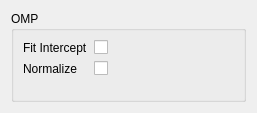
<?xml version="1.0" encoding="UTF-8"?>
<ui version="4.0">
 <class>Form</class>
 <widget class="QWidget" name="Form">
  <property name="geometry">
   <rect>
    <x>0</x>
    <y>0</y>
    <width>257</width>
    <height>113</height>
   </rect>
  </property>
  <property name="sizePolicy">
   <sizepolicy hsizetype="Ignored" vsizetype="Ignored">
    <horstretch>0</horstretch>
    <verstretch>0</verstretch>
   </sizepolicy>
  </property>
  <property name="windowTitle">
   <string>Form</string>
  </property>
  <layout class="QVBoxLayout" name="verticalLayout">
   <item>
    <widget class="QGroupBox" name="formGroupBox">
     <property name="title">
      <string>OMP</string>
     </property>
     <layout class="QFormLayout" name="formLayout">
      <property name="fieldGrowthPolicy">
       <enum>QFormLayout::AllNonFixedFieldsGrow</enum>
      </property>
      <item row="0" column="0">
       <widget class="QLabel" name="fitInterceptLabel">
        <property name="text">
         <string>Fit Intercept</string>
        </property>
       </widget>
      </item>
      <item row="0" column="1">
       <widget class="QCheckBox" name="fitInterceptCheckBox">
        <property name="toolTip">
         <string>whether to calculate the intercept for this model. If set to false,
no intercept will be used in calculations (e.g. data is expected to
be already centered).</string>
        </property>
        <property name="whatsThis">
         <string>http://scikit-learn.org/stable/modules/generated/sklearn.linear_model.OrthogonalMatchingPursuit.html</string>
        </property>
       </widget>
      </item>
      <item row="1" column="0">
       <widget class="QLabel" name="normalizeLabel">
        <property name="text">
         <string>Normalize</string>
        </property>
       </widget>
      </item>
      <item row="1" column="1">
       <widget class="QCheckBox" name="normalizeCheckBox">
        <property name="toolTip">
         <string>This parameter is ignored when fit_intercept is set to False. If True,
the regressors X will be normalized before regression by subtracting
the mean and dividing by the l2-norm. If you wish to standardize,
please use sklearn.preprocessing.StandardScaler before calling fit on
an estimator with normalize=False.</string>
        </property>
        <property name="whatsThis">
         <string>http://scikit-learn.org/stable/modules/generated/sklearn.linear_model.OrthogonalMatchingPursuit.html</string>
        </property>
       </widget>
      </item>
     </layout>
    </widget>
   </item>
  </layout>
 </widget>
 <resources/>
 <connections/>
</ui>
